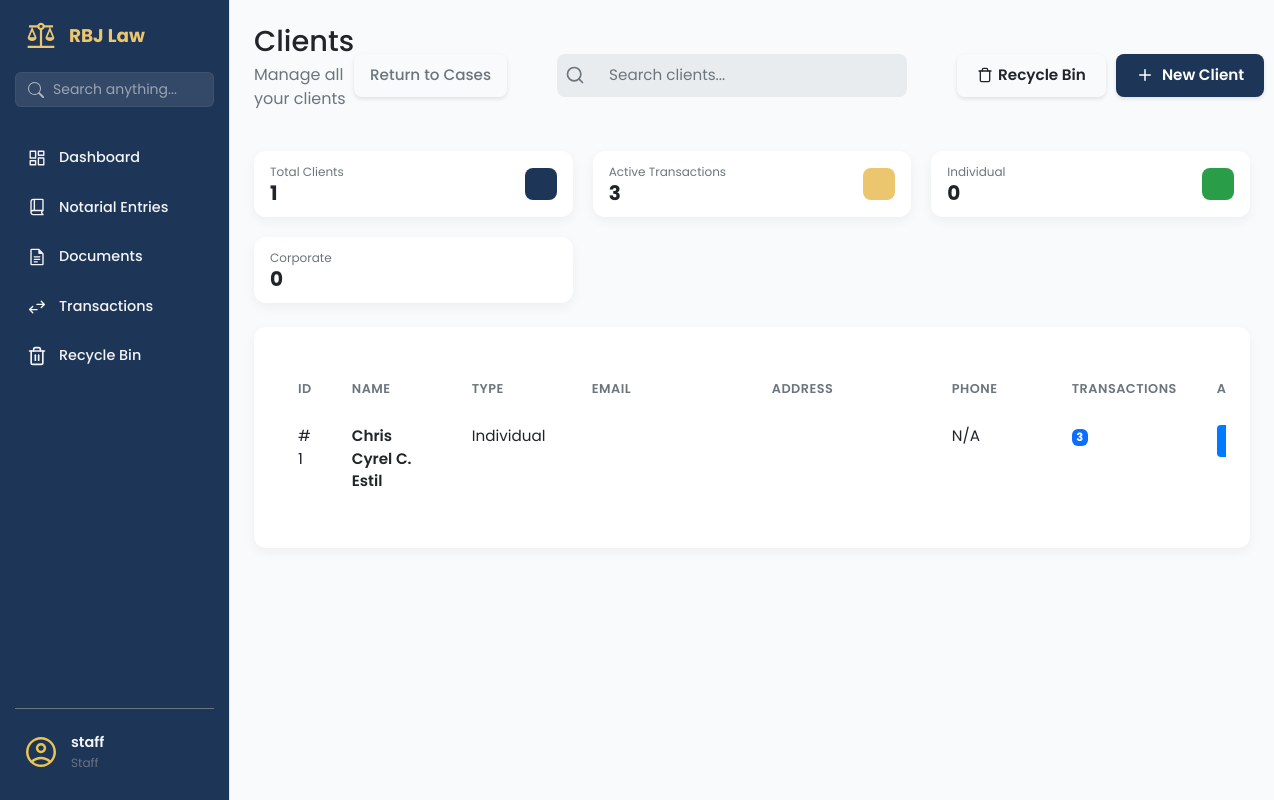
Screenshot of /clients/ (signed in) with the database file from the repository.
### app/models/user_model.py (models this page shows, shortened)
class User(UserMixin, db.Model):
    __tablename__ = 'users'
    id = db.Column(db.Integer, primary_key=True)
    username = db.Column(db.String(80), unique=True, nullable=False, index=True)
    email = db.Column(db.String(120), unique=True, nullable=False)
    password_hash = db.Column(db.String(128), nullable=False)
    contact_number = db.Column(db.String(20), nullable=True)
    role = db.Column(db.String(50), default='attorney', nullable=False)
    is_active = db.Column(db.Boolean, default=True, nullable=False)
    is_admin = db.Column(db.Boolean, default=False, nullable=False)
    created_at = db.Column(db.DateTime, default=datetime.utcnow)
    updated_at = db.Column(db.DateTime, default=datetime.utcnow, onupdate=datetime.utcnow)

### app/models/client_mdl.py (models this page shows, shortened)
class Client(db.Model, SoftDeleteMixin):
    __tablename__ = 'clients'
    id = db.Column(db.Integer, primary_key=True)
    client_type = db.Column(db.String(20), default='individual', nullable=False)
    first_name = db.Column(db.String(100), nullable=True)
    middle_name = db.Column(db.String(100), nullable=True)
    last_name = db.Column(db.String(100), nullable=True)
    date_of_birth = db.Column(db.Date, nullable=True)
    company_name = db.Column(db.String(200), nullable=True)
    company_reg_number = db.Column(db.String(100), nullable=True) # SEC/DTI No.
    tax_identification_number = db.Column(db.String(50), nullable=True) # TIN
    designated_representative = db.Column(db.String(150), nullable=True) # Contact Person
    street_address = db.Column(db.String(255), nullable=True) # House No, Street, Subd
    barangay = db.Column(db.String(100), nullable=True)
    city = db.Column(db.String(100), nullable=True)
    province = db.Column(db.String(100), nullable=True)
    zip_code = db.Column(db.String(10), nullable=True)
    email = db.Column(db.String(120), nullable=False) # Unique identifier
    phone = db.Column(db.String(50), nullable=True)
    notes = db.Column(db.Text, nullable=True)
    is_active = db.Column(db.Boolean, default=True)
    deleted_at = db.Column(db.DateTime, nullable=True)
    @property
    def full_name(self):
        if self.client_type == 'corporate':
            return self.company_name or "Unnamed Corporation"
        else:
            mi = f" {self.middle_name[0]}." if self.middle_name else ""
            return f"{self.first_name}{mi} {self.last_name}"

### app/routes/clients_routes.py (the view)
@clients_bp.route('/')
@login_required
def clients_page():
    clients = Client.query.filter_by(is_active=True).all()
    return render_template('clients_page.html', clients=clients)

### app/templates/clients_page.html (shortened to what this page needs)
{% extends "base.html" %}
{% block content %}
<main class="dashboard-content">
    <header class="dashboard-header">
        <div>
            <h1>Clients </h1>
            <p>Manage all your clients</p>
        </div>
        <div class="dashboard-actions"
            style="display: flex; justify-content: space-between; flex-shrink: 0; gap: 50px;">
            <a href="{{ url_for('case.list_cases') }}" class="btn btn-outline-secondary d-flex align-items-center"
                style="gap: 8px; padding: 10px 16px; font-weight: 500;">
                Return to Cases
            </a>
            <div class="search-bar">
                <svg class="search-bar__icon" xmlns="http://www.w3.org/2000/svg" width="20" height="20"
                    viewBox="0 0 24 24" fill="none" stroke="currentColor" stroke-width="2" stroke-linecap="round"
                    stroke-linejoin="round">
                    <circle cx="11" cy="11" r="8"></circle>
                    <line x1="21" y1="21" x2="16.65" y2="16.65"></line>
                </svg>
                <input class="search-bar__input" type="text" placeholder="Search clients...">
            </div>
            <div style="display: flex; gap: 10px; align-items: center;">
                <a href="{{ url_for('clients.recycle_bin') }}" class="btn btn-outline"
                    style="display: flex; align-items: center; gap: 5px;">
                    Recycle Bin
                </a>
                <a href="{{ url_for('clients.new_client_form') }}" class="btn btn-primary">
                    <svg class="btn-icon-left" xmlns="http://www.w3.org/2000/svg" viewBox="0 0 24 24" fill="none"
                        stroke="currentColor" stroke-width="2" stroke-linecap="round" stroke-linejoin="round" width="20"
                        height="20">
                        <line x1="12" y1="5" x2="12" y2="19"></line>
                        <line x1="5" y1="12" x2="19" y2="12"></line>
                    </svg>
                    New Client
                </a>
            </div>
        </div>
    </header>
    <section class="dashboard-cards">
        <div class="data-card data-card--sm">
            <div class="data-card__info">
                <span class="data-card__title">Total Clients</span>
                <span class="data-card__value">{{ clients|length }}</span>
            </div>
            <div class="data-card__icon data-card__icon--blue"></div>
        </div>
        <div class="data-card data-card--sm">
            <div class="data-card__info">
                <span class="data-card__title">Active Transactions</span>
                <span class="data-card__value">
                    {% set total_transactions = [] %}
                    {{ total_transactions|length }}
                </span>
            </div>
            <div class="data-card__icon data-card__icon--gold"></div>
        </div>
        <div class="data-card data-card--sm">
            <div class="data-card__info">
                <span class="data-card__title">Individual</span>
                <span class="data-card__value">
                    {% set individual_count = [] %}
                    {{ individual_count|length }}
                </span>
            </div>
            <div class="data-card__icon data-card__icon--green"></div>
        </div>
        <div class="data-card data-card--sm">
            <div class="data-card__info">
                <span class="data-card__title">Corporate</span>
                <span class="data-card__value">
                    {% set corporate_count = [] %}
                    {{ corporate_count|length }}
                </span>
            </div>
            <div class="data-card__icon data-card__icon--purple"></div>
        </div>
    </section>
    <section class="dashboard-panels-bottom dashboard-panels-bottom--single">
        <div class="panel-card" style="width: 100%;">
            <div class="table-wrapper panel-card__body">
                <table class="table client-table">
                    <colgroup>
                        <col class="short">
                        <col class="medium">
                        <col class="medium">
                        <col class="long">
                        <col class="long">
                        <col class="medium">
                        <col class="short">
                        <col class="actions">
                    </colgroup>
                    <thead>
                        <tr>
                            <th data-sort-key="id">ID</th>
                            <th data-sort-key="name">Name</th>
                            <th data-sort-key="type">Type</th>
                            <th data-sort-key="email">Email</th>
                            <th data-sort-key="address">Address</th>
                            <th data-sort-key="phone">Phone</th>
                            <th data-sort-key="transactions">Transactions</th>
                            <th>Actions</th>
                        </tr>
                    </thead>
                    <tbody>
                        {% for client in clients %}
                        <tr>
                            <td>#{{ client.id }}</td>
                            <td>
                                <a href="#" class="table-link">{{ client.full_name }}</a>
                            </td>
                            <td>{{ client.client_role or 'Individual' }}</td>
                            <td>{{ client.client_email }}</td>
                            <td class="address-cell">
                            </td>
                            <td>{{ client.client_phone or 'N/A' }}</td>
                            <td>
                                <span class="badge bg-primary">{{ client.transaction_items|length }}</span>
                            </td>
                            <td>
                                <div class="action-buttons" style="justify-content: start;">
                                    <a href="{{ url_for('case.create_case') }}" class="btn-action btn-action--primary"
                                        title="New Case">
                                    </a>
                                </div>
                            </td>
                        </tr>
                        {% endfor %}
                    </tbody>
                </table>
            </div>
        </div>
    </section>
</main>
{% endblock content %}

### app/templates/base.html (shortened to what this page needs)
<!DOCTYPE html>
<html lang="en">
<head>
    <link rel="stylesheet" href="{{ url_for('static', filename='vendor/bootstrap/css/bootstrap.min.css') }}">
    <link rel="stylesheet" href="{{ url_for('static', filename='css/main.css') }}">
    <link rel="stylesheet" href="{{ url_for('static', filename='css/sidebar.css') }}">
</head>
<body>
    <aside class="sidebar">
        <div class="sidebar-header">
            <img src="{{ url_for('static', filename='img/scales-of-justice.svg') }}" alt="logo" class="logo-img">
            <h2>RBJ Law</h2>
        </div>
        <div class="sidebar-search">
            <form action="{{ url_for('search.search_page') }}" method="GET">
                <div class="input-group">
                    <span class="input-group-text bg-transparent border-0 pe-0">
                    </span>
                    <input type="text" name="q" class="form-control" placeholder="Search anything..."
                        aria-label="Search" value="{{ request.args.get('q', '') }}">
                </div>
            </form>
        </div>
        <ul class="sidebar-links">
            <li>
                <a href="{{ url_for('dashboard.dashboard_page') }}"
                    class="{{ 'active' if 'dashboard' in request.endpoint else '' }}">
                    <span class="icon-wrapper"><img src="{{ url_for('static', filename='img/dashboard.svg') }}"
                            alt=""></span>
                    Dashboard
                </a>
            </li>
            {% if current_user.is_authenticated and current_user.role in ['admin', 'staff'] %}
            <li>
                <a href="{{ url_for('notarial_entries.notarial_entries_page') }}"
                    class="{{ 'active' if 'notarial' in request.endpoint else '' }}">
                    <span class="icon-wrapper"><img src="{{ url_for('static', filename='img/book.svg') }}"
                            alt=""></span>
                    Notarial Entries
                </a>
            </li>
            {% endif %}
            {% if current_user.is_authenticated and current_user.role in ['admin', 'staff'] %}
            <li>
                <a href="{{ url_for('documents.documents_page') }}"
                    class="{{ 'active' if 'documents' in request.endpoint else '' }}">
                    <span class="icon-wrapper"><img src="{{ url_for('static', filename='img/documents.svg') }}"
                            alt=""></span>
                    Documents
                </a>
            </li>
            {% endif %}
            {% if current_user.is_authenticated and current_user.role in ['admin', 'staff'] %}
            <li>
                <a href="{{ url_for('transaction.transactions_page') }}"
                    class="{{ 'active' if 'transaction' in request.endpoint else '' }}">
                    <span class="icon-wrapper"><img src="{{ url_for('static', filename='img/transaction.svg') }}"
                            alt=""></span>
                    Transactions
                </a>
            </li>
            {% endif %}
            <li>
                <a href="{{ url_for('recycle.recycle_bin_page') }}"
                    class="{{ 'active' if 'recycle' in request.endpoint else '' }}">
                    <span class="icon-wrapper">
                    </span>
                    Recycle Bin
                </a>
            </li>
        </ul>
        <div class="sidebar-footer">
            <button class="avatar-btn" id="avatarBtn">
                <img src="{{ url_for('static', filename='img/avatar.svg') }}" alt="User Avatar">
                <div class="user-info">
                    <span class="user-name">
                        {{ current_user.username }}
                    </span>
                    <span class="user-role">
                        {{ current_user.role|title }}
                    </span>
                </div>
            </button>
        </div>
    </aside>
    <div class="page-container">
        {% block content %}
        {% endblock %}
    </div>
</body>
</html>

### rows the page displays
User: username "staff", role "Staff"
Client: id "1", full_name "Chris Cyrel C. Estil", client_type "Individual", client_phone "N/A", transaction_items|length "3"

### other values shown
{{ clients|length }} "1"
{{ total_transactions|length }} "3"
{{ individual_count|length }} "0"
{{ corporate_count|length }} "0"
